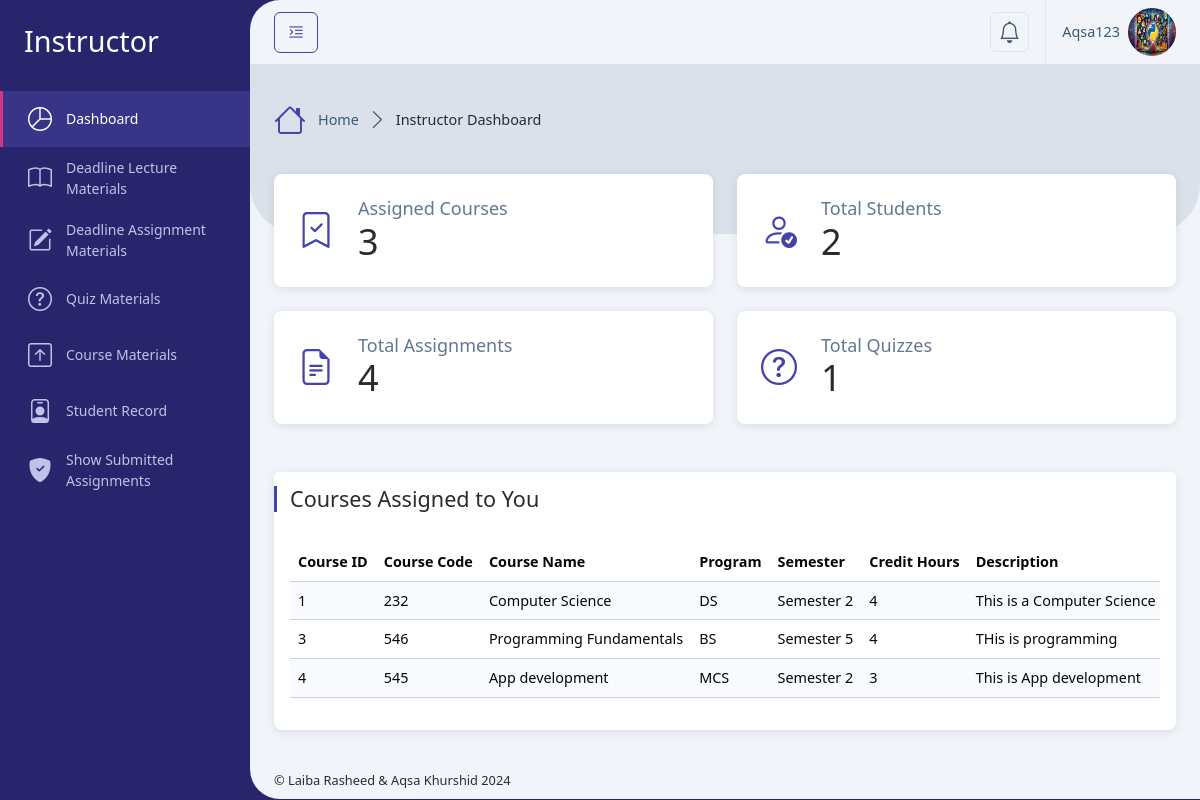
Page /Instructor/instructor_dashboard.php (signed in) on the earlier database version.
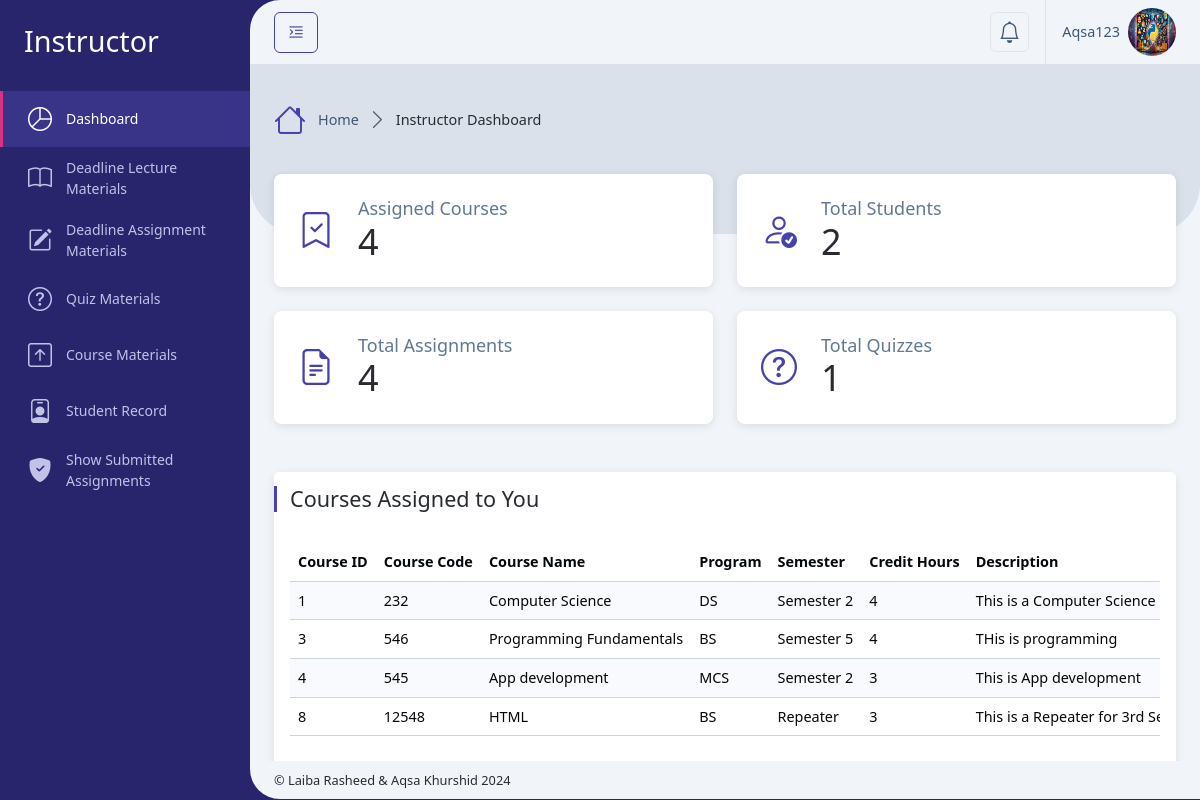
Same page on the later database version.
### tables this page shows
CREATE TABLE `courses` (
  `id` int(11) NOT NULL,
  `code` varchar(100) DEFAULT NULL,
  `name` varchar(255) NOT NULL,
  `type` varchar(100) DEFAULT 'Course',
  `description` text DEFAULT NULL,
  `program` varchar(100) DEFAULT NULL,
  `semester` varchar(100) DEFAULT NULL,
  `session` varchar(20) DEFAULT NULL,
  `credit_hour` int(10) DEFAULT 3,
  `created_at` timestamp NOT NULL DEFAULT current_timestamp()
);

### Instructor/instructor_dashboard.php (called while the page is built, shortened)
<?php
require '../Database/config.php';
$user_id = $_SESSION['user_id'];
$sql_courses = "SELECT COUNT(*) as total_courses FROM course_instructor_assigned WHERE instructor_id = ?";
$stmt_courses = $conn->prepare($sql_courses);
$stmt_courses->bind_param("i", $user_id);
$stmt_courses->execute();
$result_courses = $stmt_courses->get_result();
$total_courses = $result_courses->fetch_assoc()['total_courses'];
$sql_students = "SELECT COUNT(DISTINCT course_registration.user_id) as total_students
                 FROM course_registration
                 JOIN course_instructor_assigned ON course_registration.course_id = course_instructor_assigned.course_id
                 WHERE course_instructor_assigned.instructor_id = ?";
$stmt_students = $conn->prepare($sql_students);
$stmt_students->bind_param("i", $user_id);
$stmt_students->execute();
$result_students = $stmt_students->get_result();
$total_students = $result_students->fetch_assoc()['total_students'];
$sql_assignments = "SELECT COUNT(*) as total_assignments FROM deadline_materials WHERE user_id = ? AND type = 'assignment'";
$stmt_assignments = $conn->prepare($sql_assignments);
$stmt_assignments->bind_param("i", $user_id);
$stmt_assignments->execute();
$result_assignments = $stmt_assignments->get_result();
$total_assignments = $result_assignments->fetch_assoc()['total_assignments'];
$sql_quizzes = "SELECT COUNT(*) as total_quizzes FROM deadline_materials WHERE user_id = ? AND type = 'quiz'";
$stmt_quizzes = $conn->prepare($sql_quizzes);
$stmt_quizzes->bind_param("i", $user_id);
$stmt_quizzes->execute();
$result_quizzes = $stmt_quizzes->get_result();
$total_quizzes = $result_quizzes->fetch_assoc()['total_quizzes'];
$course_sql = "SELECT c.*
                FROM course_instructor_assigned cia
                JOIN courses c ON cia.course_id = c.id
                WHERE cia.instructor_id = ?";
$stmt_course_details = $conn->prepare($course_sql);
$stmt_course_details->bind_param("i", $user_id);
$stmt_course_details->execute();
$course_details_result = $stmt_course_details->get_result();
include '../setting/_Layout.php';
?>

### Instructor/instructor_dashboard_content.php (the view, shortened to what the changed rows need)
<div class="row">
    <div class="col-xxl-3 col-sm-6 col-12">
        <div class="card mb-4">
            <div class="card-body d-flex align-items-center p-0">
                <div class="py-4">
                    <h5 class="text-secondary fw-light m-0">Assigned Courses</h5>
                    <h1 class="m-0"><?php echo htmlspecialchars($total_courses); ?></h1>
                </div>
            </div>
        </div>
    </div>
    <div class="col-xxl-3 col-sm-6 col-12">
        <div class="card mb-4">
            <div class="card-body d-flex align-items-center p-0">
                <div class="py-4">
                    <h1 class="m-0"><?php echo htmlspecialchars($total_students); ?></h1>
                </div>
            </div>
        </div>
    </div>
    <div class="col-xxl-3 col-sm-6 col-12">
        <div class="card mb-4">
            <div class="card-body d-flex align-items-center p-0">
                <div class="py-4">
                    <h1 class="m-0"><?php echo htmlspecialchars($total_assignments); ?></h1>
                </div>
            </div>
        </div>
    </div>
    <div class="col-xxl-3 col-sm-6 col-12">
        <div class="card mb-4">
            <div class="card-body d-flex align-items-center p-0">
                <div class="py-4">
                    <h1 class="m-0"><?php echo htmlspecialchars($total_quizzes); ?></h1>
                </div>
            </div>
        </div>
    </div>
</div>
<div class="row mt-4">
    <div class="col-12">
        <div class="card">
            <div class="card-body">
                <div class="table-responsive">
                    <table class="table table-striped">
                        <thead>
                            <tr>
                                <th scope="col">Course ID</th>
                                <th scope="col">Course Code</th>
                                <th scope="col">Course Name</th>
                                <th scope="col">Program</th>
                                <th scope="col">Semester</th>
                                <th scope="col">Credit Hours</th>
                                <th scope="col">Description</th>
                            </tr>
                        </thead>
                        <tbody>
                            <?php if ($course_details_result->num_rows > 0) {
                                while ($row = $course_details_result->fetch_assoc()) { ?>
                                    <tr>
                                        <td><?php echo htmlspecialchars($row['id']); ?></td>
                                        <td><?php echo htmlspecialchars($row['code']); ?></td>
                                        <td><?php echo htmlspecialchars($row['name']); ?></td>
                                        <td><?php echo htmlspecialchars($row['program']); ?></td>
                                        <td><?php echo htmlspecialchars($row['semester']); ?></td>
                                        <td><?php echo htmlspecialchars($row['credit_hour']); ?></td>
                                        <td><?php echo htmlspecialchars($row['description']); ?></td>
                                    </tr>
                                <?php }
                            } else { ?>
                                <tr>
                                    <td colspan="7" class="text-center">No courses assigned to you yet.</td>
                                </tr>
                            <?php } ?>
                        </tbody>
                    </table>
                </div>
            </div>
        </div>
    </div>
</div>

Differences in the rows shown:
added courses: id "8", code "12548", name "HTML", program "BS", semester "Repeater", credit_hour "3", description "This is a Repeater for 3rd…"
Other differences:
$total_courses: "3" → "4"
